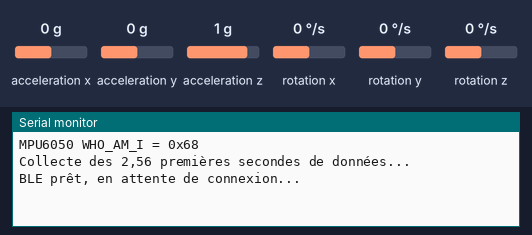
Recording of a sketch running on a simulated ESP32-C6. On the bench: the last lines printed to the serial monitor. Wiring (inferred from the names in the program): MPU-6050 motion sensor at I2C address 0x68. The inputs (shaded band) are chosen by the test bench; at power-on: rotation x 0 °/s, rotation y 0 °/s, rotation z 0 °/s, acceleration y 0 g, acceleration x 0 g, acceleration z 1 g. Nothing arrives over Bluetooth unless stated; a phone connects over Bluetooth LE 3 s after start.

Above: at 2.3 s.
2.4 s: rotation x set to -192 °/s
At 4.47 s:
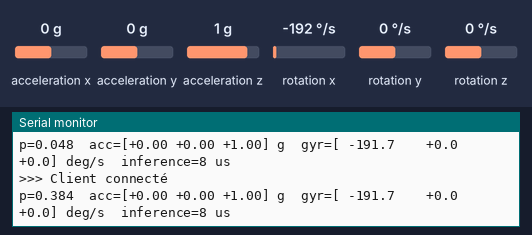
5.4 s: rotation y set to -192 °/s
At 6.0 s:
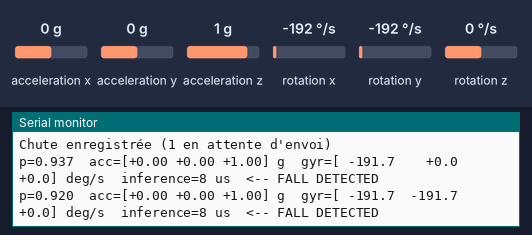
7.6 s: rotation z set to -192 °/s
At 7.97 s:
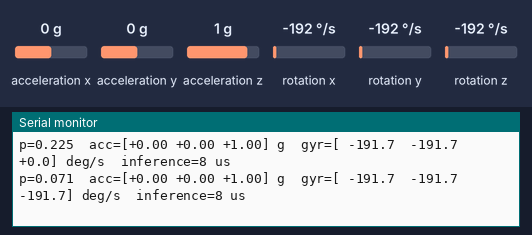
9.6 s: acceleration y set to 0.8 g
At 10.6 s:
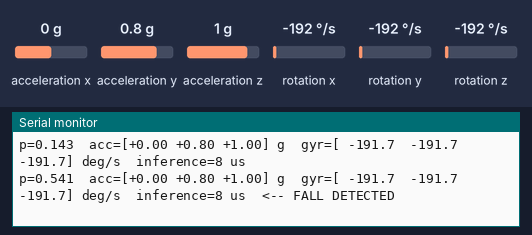
12.1 s: rotation x set to -100 °/s
At 12.6 s:
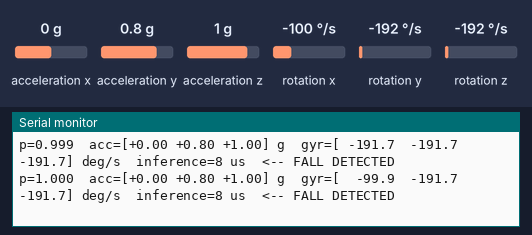
14.1 s: rotation y set to 0 °/s
At 14.47 s:
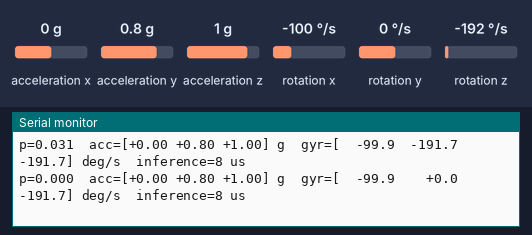

The sketch:

Projet_Chute.ino
```cpp
#include "config.h"
#include "fall_module.h"
#include "fall_event.h"
#include "ble_module.h"

static uint32_t lastFallMs = 0;
static bool hasFall = false;

// Envoie une chute enregistrée au PC, seulement s'il est connecté et prêt.
static void sendPendingFall() {
  if (!ble_ready()) return;

  FallEvent e;
  if (!falllog_next_to_send(e)) return;     // rien à envoyer

  char msg[64];
  snprintf(msg, sizeof(msg), "EVT=FALL;ID=%u;P=%.3f;AGO=%lu",
           (unsigned)e.id, e.p, (unsigned long)((millis() - e.ms) / 1000));
  ble_send_line(msg);
}

void setup() {
  Serial.begin(115200);
  delay(1000);
  fall_init();
  ble_init();
}

void loop() {
  sendPendingFall();            // ne fait rien s'il n'y a rien à envoyer

  FallResult r;
  if (!fall_update(r)) {
    delay(5);
    return;
  }

  Serial.printf("p=%.3f  acc=[%+.2f %+.2f %+.2f] g  gyr=[%+7.1f %+7.1f %+7.1f] deg/s  inference=%lu us%s\n",
                r.p, r.acc[0], r.acc[1], r.acc[2], r.gyr[0], r.gyr[1], r.gyr[2],
                (unsigned long)r.us, r.fall ? "  <-- FALL DETECTED" : "");

  // Enregistre la chute (au plus une toutes les FALL_COOLDOWN_MS), connecté ou non
  if (r.fall && (!hasFall || millis() - lastFallMs >= FALL_COOLDOWN_MS)) {
    hasFall = true;
    lastFallMs = millis();
    falllog_add(r.p, millis());
    Serial.printf("Chute enregistrée (%d en attente d'envoi)\n", falllog_pending());
  }
}
```

ble_module.cpp
```cpp
#include "ble_module.h"
#include <BLEDevice.h>
#include <BLEServer.h>
#include <BLEUtils.h>
#include <BLE2902.h>
#include "config.h"
#include "fall_event.h"

static String rxBuffer = "";
static volatile bool clientConnected = false;
static volatile bool clientReady = false;
static BLECharacteristic *txChar = nullptr;

static void handleLine(const String &line) {
  // --- Commandes envoyées par le PC ---
  if (line == "CMD=SYNC") {
    falllog_new_session();      // tout ce qui n'est pas confirmé sera renvoyé
    clientReady = true;
    Serial.println(">>> PC prêt : envoi des chutes enregistrées");
    return;
  }
  if (line.startsWith("ACK=")) {
    falllog_ack((uint16_t)line.substring(4).toInt());
    return;
  }

  // --- Autres messages (NAME=...;AGE=...;MSG=...) : affichés ---
  Serial.println("Reçu : " + line);
  int start = 0;
  while (start < (int)line.length()) {
    int end = line.indexOf(';', start);
    if (end < 0) end = line.length();
    String field = line.substring(start, end);
    int eq = field.indexOf('=');
    if (eq > 0) {
      Serial.println("  " + field.substring(0, eq) + " -> " + field.substring(eq + 1));
    }
    start = end + 1;
  }
}

class RxCallbacks : public BLECharacteristicCallbacks {
  void onWrite(BLECharacteristic *c) {
    String chunk = c->getValue();
    rxBuffer += chunk;

    int nl;
    while ((nl = rxBuffer.indexOf('\n')) >= 0) {
      String line = rxBuffer.substring(0, nl);
      rxBuffer = rxBuffer.substring(nl + 1);
      line.trim();
      if (line.length() > 0) handleLine(line);
    }
  }
};

class ServerCallbacks : public BLEServerCallbacks {
  void onConnect(BLEServer *s) {
    clientConnected = true;
    clientReady = false;       // on attend que le PC envoie CMD=SYNC
    rxBuffer = "";
    Serial.println(">>> Client connecté");
  }
  void onDisconnect(BLEServer *s) {
    clientConnected = false;
    clientReady = false;
    Serial.println(">>> Client déconnecté");
    BLEDevice::startAdvertising();
  }
};

void ble_init() {
  BLEDevice::init(DEVICE_NAME);

  BLEServer *server = BLEDevice::createServer();
  server->setCallbacks(new ServerCallbacks());

  BLEService *service = server->createService(SERVICE_UUID);

  // PC -> ESP32 : écriture
  BLECharacteristic *rx = service->createCharacteristic(
      CHAR_UUID,
      BLECharacteristic::PROPERTY_WRITE | BLECharacteristic::PROPERTY_WRITE_NR);
  rx->setCallbacks(new RxCallbacks());

  // ESP32 -> PC : notification
  txChar = service->createCharacteristic(TX_CHAR_UUID, BLECharacteristic::PROPERTY_NOTIFY);
  txChar->addDescriptor(new BLE2902());

  service->start();

  BLEAdvertising *adv = BLEDevice::getAdvertising();
  adv->addServiceUUID(SERVICE_UUID);
  adv->setScanResponse(true);
  BLEDevice::startAdvertising();

  Serial.println("BLE prêt, en attente de connexion...");
}

bool ble_connected() { return clientConnected; }
bool ble_ready()     { return clientConnected && clientReady; }

void ble_send_line(const String &line) {
  if (!clientConnected || txChar == nullptr) return;

  String s = line + "\n";
  const int CHUNK = 20;   // taille sûre quel que soit le MTU
  for (int i = 0; i < (int)s.length(); i += CHUNK) {
    String part = s.substring(i, min((int)s.length(), i + CHUNK));
    txChar->setValue((uint8_t *)part.c_str(), part.length());
    txChar->notify();
    delay(10);
  }
}
```

ble_module.h
```cpp
#pragma once
#include <Arduino.h>

void ble_init();
bool ble_connected();                       // un PC est connecté
bool ble_ready();                           // connecté ET le PC a envoyé CMD=SYNC
void ble_send_line(const String &line);     // envoie une ligne au PC (notification)
```

fall_event.cpp
```cpp
#include "fall_event.h"

static const int MAX_EVENTS = 16;
static FallEvent events[MAX_EVENTS];
static int count = 0;          // nombre d'événements stockés
static int head = 0;           // prochaine case à écrire
static uint16_t nextId = 1;
static portMUX_TYPE logMux = portMUX_INITIALIZER_UNLOCKED;   // verrou : le BLE et loop() y accèdent

// Index du i-ème événement, du plus ancien (i = 0) au plus récent
static int indexOf(int i) { return (head - count + i + MAX_EVENTS) % MAX_EVENTS; }

void falllog_add(float p, uint32_t nowMs) {
  portENTER_CRITICAL(&logMux);
  FallEvent &e = events[head];
  e.id = nextId++;
  if (nextId == 0) nextId = 1;
  e.p = p;
  e.ms = nowMs;
  e.acked = false;
  e.sent = false;
  head = (head + 1) % MAX_EVENTS;
  if (count < MAX_EVENTS) count++;     // quand c'est plein, le plus ancien est écrasé
  portEXIT_CRITICAL(&logMux);
}

bool falllog_next_to_send(FallEvent &out) {
  bool found = false;
  portENTER_CRITICAL(&logMux);
  for (int i = 0; i < count && !found; i++) {
    FallEvent &e = events[indexOf(i)];
    if (!e.acked && !e.sent) {
      e.sent = true;
      out = e;
      found = true;
    }
  }
  portEXIT_CRITICAL(&logMux);
  return found;
}

void falllog_ack(uint16_t id) {
  portENTER_CRITICAL(&logMux);
  for (int i = 0; i < count; i++) {
    FallEvent &e = events[indexOf(i)];
    if (e.id == id) e.acked = true;
  }
  portEXIT_CRITICAL(&logMux);
}

void falllog_new_session() {
  portENTER_CRITICAL(&logMux);
  for (int i = 0; i < count; i++) events[indexOf(i)].sent = false;
  portEXIT_CRITICAL(&logMux);
}

int falllog_pending() {
  int n = 0;
  portENTER_CRITICAL(&logMux);
  for (int i = 0; i < count; i++) if (!events[indexOf(i)].acked) n++;
  portEXIT_CRITICAL(&logMux);
  return n;
}
```

fall_event.h
```cpp
#pragma once
#include <Arduino.h>

struct FallEvent {
  uint16_t id;
  float    p;       // probabilité de chute
  uint32_t ms;      // millis() au moment de la chute
  bool     acked;   // true quand le PC a confirmé la réception
  bool     sent;    // true si déjà envoyé pendant la connexion en cours
};

void falllog_add(float p, uint32_t nowMs);          // enregistre une chute
bool falllog_next_to_send(FallEvent &out);          // prochaine chute à envoyer (la marque "envoyée")
void falllog_ack(uint16_t id);                      // le PC a bien reçu cette chute
void falllog_new_session();                         // nouvelle connexion : renvoie ce qui n'est pas confirmé
int  falllog_pending();                             // nombre de chutes pas encore confirmées
```

fall_module.cpp
```cpp
#include "fall_module.h"
#include "config.h"
#include "fall_weights.h"   // inclus ici uniquement (les poids ne doivent exister qu'une fois)
#include <Wire.h>
#include <math.h>

// Buffer circulaire des WINDOW derniers échantillons (rempli par la tâche d'échantillonnage)
static float ring[WINDOW][N_CH];
static volatile int ringPos = 0, filled = 0, newSamples = 0;
static portMUX_TYPE mux = portMUX_INITIALIZER_UNLOCKED;

// Tampons du CNN
static float input[WINDOW * N_CH];
static float bufA[124 * 16];
static float bufB[124 * 16];

// ===== MPU6050 =====
static void mpuWrite(uint8_t reg, uint8_t val) {
  Wire.beginTransmission(MPU_ADDR);
  Wire.write(reg);
  Wire.write(val);
  Wire.endTransmission();
}

static int16_t readInt16() {
  int16_t hi = Wire.read();
  int16_t lo = Wire.read();
  return (hi << 8) | lo;
}

static bool mpuRead(float out[N_CH]) {
  Wire.beginTransmission(MPU_ADDR);
  Wire.write(0x3B);  // ACCEL_XOUT_H
  if (Wire.endTransmission(false) != 0) return false;
  if (Wire.requestFrom((uint8_t)MPU_ADDR, (uint8_t)14) != 14) return false;
  int16_t ax = readInt16(), ay = readInt16(), az = readInt16();
  readInt16();  // température, inutilisée
  int16_t gx = readInt16(), gy = readInt16(), gz = readInt16();
  out[0] = ax / 2048.0f;               // ±16 g -> 2048 LSB/g
  out[1] = ay / 2048.0f;
  out[2] = az / 2048.0f;
  out[3] = gx / 16.4f / GYRO_DIV;      // ±2000 deg/s -> 16,4 LSB/(deg/s)
  out[4] = gy / 16.4f / GYRO_DIV;
  out[5] = gz / 16.4f / GYRO_DIV;
  return true;
}

static void mpuInit() {
  mpuWrite(0x6B, 0x00);  // PWR_MGMT_1 : réveil
  delay(100);
  mpuWrite(0x1A, 0x04);  // CONFIG : filtre passe-bas ~20 Hz
  mpuWrite(0x19, 19);    // SMPLRT_DIV : 1 kHz / (1 + 19) = 50 Hz
  mpuWrite(0x1B, 0x18);  // GYRO_CONFIG : ±2000 deg/s
  mpuWrite(0x1C, 0x18);  // ACCEL_CONFIG : ±16 g
}

// ===== Tâche d'échantillonnage : un échantillon toutes les 20 ms =====
static void samplerTask(void*) {
  TickType_t last = xTaskGetTickCount();
  float s[N_CH];
  for (;;) {
    vTaskDelayUntil(&last, pdMS_TO_TICKS(1000 / FS_HZ));
    if (!mpuRead(s)) continue;
    portENTER_CRITICAL(&mux);
    memcpy(ring[ringPos], s, sizeof(s));
    ringPos = (ringPos + 1) % WINDOW;
    if (filled < WINDOW) filled++;
    newSamples++;
    portEXIT_CRITICAL(&mux);
  }
}

// ===== CNN (mêmes couches que le modèle Keras) =====
static int conv1dRelu(const float* in, int inLen, int inCh, const float* W, const float* B,
                      int k, int outCh, float* out) {
  int outLen = inLen - k + 1;
  for (int t = 0; t < outLen; t++) {
    for (int o = 0; o < outCh; o++) {
      float s = B[o];
      for (int j = 0; j < k; j++) {
        const float* x = in + (t + j) * inCh;
        const float* w = W + (j * inCh) * outCh + o;
        for (int i = 0; i < inCh; i++) s += x[i] * w[i * outCh];
      }
      out[t * outCh + o] = s > 0 ? s : 0;
    }
  }
  return outLen;
}

static int maxPool2(const float* in, int inLen, int ch, float* out) {
  int outLen = inLen / 2;
  for (int t = 0; t < outLen; t++)
    for (int c = 0; c < ch; c++)
      out[t * ch + c] = fmaxf(in[(2 * t) * ch + c], in[(2 * t + 1) * ch + c]);
  return outLen;
}

static float predict() {
  int len = conv1dRelu(input, WINDOW, N_CH, CONV1_W, CONV1_B, 5, 16, bufA);  // 124 x 16
  len = maxPool2(bufA, len, 16, bufB);                                        // 62 x 16
  len = conv1dRelu(bufB, len, 16, CONV2_W, CONV2_B, 5, 32, bufA);             // 58 x 32
  len = maxPool2(bufA, len, 32, bufB);                                        // 29 x 32
  len = conv1dRelu(bufB, len, 32, CONV3_W, CONV3_B, 3, 32, bufA);             // 27 x 32
  float z = DENSE_B[0];
  for (int c = 0; c < 32; c++) {                                              // moyenne globale + dense
    float mean = 0;
    for (int t = 0; t < len; t++) mean += bufA[t * 32 + c];
    z += (mean / len) * DENSE_W[c];
  }
  return 1.0f / (1.0f + expf(-z));                                            // sigmoïde
}

// ===== API du module =====
void fall_init() {
  Wire.begin(SDA_PIN, SCL_PIN);
  Wire.setClock(400000);

  Wire.beginTransmission(MPU_ADDR);
  Wire.write(0x75);  // WHO_AM_I
  Wire.endTransmission(false);
  Wire.requestFrom((uint8_t)MPU_ADDR, (uint8_t)1);
  Serial.printf("MPU6050 WHO_AM_I = 0x%02X\n", Wire.available() ? Wire.read() : 0);

  mpuInit();
  xTaskCreate(samplerTask, "sampler", 4096, NULL, 5, NULL);
  Serial.println("Collecte des 2,56 premières secondes de données...");
}

bool fall_update(FallResult &r) {
  bool ready = false;
  portENTER_CRITICAL(&mux);
  if (filled == WINDOW && newSamples >= HOP) {
    newSamples = 0;
    for (int n = 0; n < WINDOW; n++)  // copie du plus ancien au plus récent
      memcpy(&input[n * N_CH], ring[(ringPos + n) % WINDOW], N_CH * sizeof(float));
    ready = true;
  }
  portEXIT_CRITICAL(&mux);
  if (!ready) return false;

  uint32_t t0 = micros();
  r.p = predict();
  r.us = micros() - t0;
  const float* lastSample = &input[(WINDOW - 1) * N_CH];
  r.acc[0] = lastSample[0];
  r.acc[1] = lastSample[1];
  r.acc[2] = lastSample[2];
  r.gyr[0] = lastSample[3] * GYRO_DIV;
  r.gyr[1] = lastSample[4] * GYRO_DIV;
  r.gyr[2] = lastSample[5] * GYRO_DIV;
  r.fall = r.p > FALL_THRESHOLD;
  return true;
}
```

fall_module.h
```cpp
#pragma once
#include <Arduino.h>

struct FallResult {
  float    p;        // probabilité de chute (0..1)
  float    acc[3];   // dernière accélération ax, ay, az [g]
  float    gyr[3];   // last angular velocity gx, gy, gz [deg/s]
  uint32_t us;       // durée de l'inférence en microsecondes
  bool     fall;     // true si p > FALL_THRESHOLD
};

// Initialise l'I2C, le MPU6050 et la tâche d'échantillonnage (50 Hz).
void fall_init();

// À appeler souvent dans loop(). Retourne true quand une nouvelle
// inférence vient d'être calculée (résultat dans r), sinon false.
bool fall_update(FallResult &r);
```

config.h
```cpp
#pragma once
#include <Arduino.h>

// ===== Matériel (MPU6050 en I2C) =====
constexpr int     SDA_PIN  = 6;
constexpr int     SCL_PIN  = 7;
constexpr uint8_t MPU_ADDR = 0x68;

// ===== Signal (doit correspondre à l'entraînement du modèle) =====
constexpr int   FS_HZ          = 50;     // 50 échantillons par seconde
constexpr int   WINDOW         = 128;    // 128 échantillons = 2,56 s
constexpr int   N_CH           = 6;      // ax, ay, az [g], gx, gy, gz [deg/s] / 250
constexpr int   HOP            = 25;     // une inférence tous les 25 échantillons (0,5 s)
constexpr float GYRO_DIV       = 250.0f;
constexpr float FALL_THRESHOLD = 0.5f;

// Délai minimal entre deux alertes de chute (évite les alertes en rafale)
constexpr uint32_t ALERT_COOLDOWN_MS = 5000;

// ===== Bluetooth (mêmes valeurs que Config.java côté PC) =====
constexpr const char* DEVICE_NAME  = "ESP32C6-Demo";
constexpr const char* SERVICE_UUID = "4fafc201-1fb5-459e-8fcc-c5c9c331914b";
constexpr const char* CHAR_UUID    = "beb5483e-36e1-4688-b7f5-ea07361b26a8";
constexpr const char* TX_CHAR_UUID = "6e400003-b5a3-f393-e0a9-e50e24dcca9e";  // ESP32 -> PC (notification)
constexpr uint32_t FALL_COOLDOWN_MS = 10000;   // une seule chute enregistrée toutes les 10 s
```

Source omitted: fall_weights.h (109210 bytes)

Measured:
- after the input at 2.4 s, the serial monitor: prints a new line after 1.3 s (image 1)
- after the input at 5.4 s, the serial monitor: prints a new line after 0.27 s (image 2)
- after the input at 7.6 s, the serial monitor: prints a new line after 0.07 s (image 3)
- after the input at 9.6 s, the serial monitor: prints a new line after 0.07 s (image 4)
- after the input at 12.1 s, the serial monitor: prints a new line after 0.07 s (image 5)
- after the input at 14.1 s, the serial monitor: prints a new line after 0.07 s (image 6)
